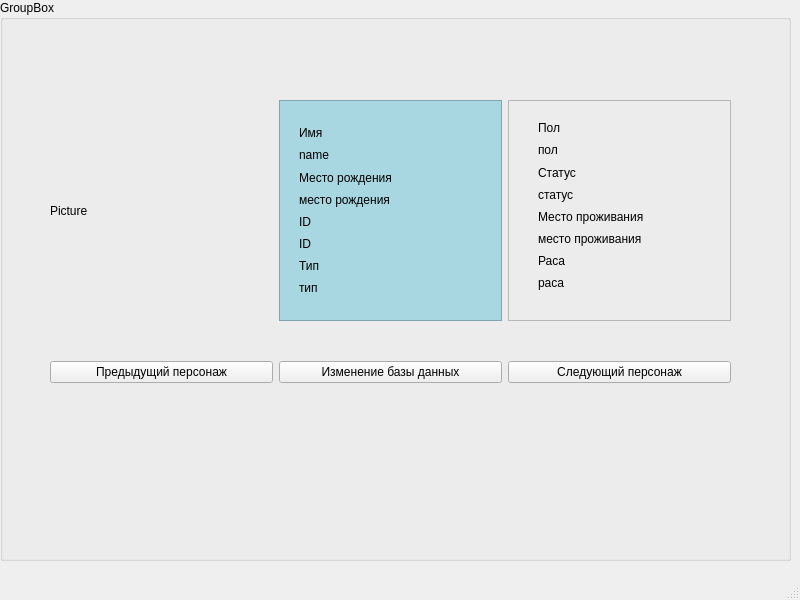
<?xml version="1.0" encoding="UTF-8"?>
<ui version="4.0">
 <class>MainWindow</class>
 <widget class="QMainWindow" name="MainWindow">
  <property name="geometry">
   <rect>
    <x>0</x>
    <y>0</y>
    <width>800</width>
    <height>600</height>
   </rect>
  </property>
  <property name="windowTitle">
   <string>MainWindow</string>
  </property>
  <property name="styleSheet">
   <string notr="true"/>
  </property>
  <widget class="QWidget" name="centralwidget">
   <widget class="QLabel" name="label_4">
    <property name="geometry">
     <rect>
      <x>320</x>
      <y>430</y>
      <width>162</width>
      <height>23</height>
     </rect>
    </property>
    <property name="text">
     <string/>
    </property>
   </widget>
   <widget class="QGroupBox" name="groupBox">
    <property name="geometry">
     <rect>
      <x>0</x>
      <y>0</y>
      <width>791</width>
      <height>561</height>
     </rect>
    </property>
    <property name="title">
     <string>GroupBox</string>
    </property>
    <widget class="QWidget" name="layoutWidget">
     <property name="geometry">
      <rect>
       <x>50</x>
       <y>360</y>
       <width>681</width>
       <height>25</height>
      </rect>
     </property>
     <layout class="QHBoxLayout" name="horizontalLayout_2">
      <item>
       <widget class="QPushButton" name="pushButton">
        <property name="text">
         <string>Предыдущий персонаж</string>
        </property>
       </widget>
      </item>
      <item>
       <widget class="QPushButton" name="pushButton_3">
        <property name="text">
         <string>Изменение базы данных</string>
        </property>
       </widget>
      </item>
      <item>
       <widget class="QPushButton" name="pushButton_2">
        <property name="text">
         <string>Следующий персонаж</string>
        </property>
       </widget>
      </item>
     </layout>
    </widget>
    <widget class="QWidget" name="layoutWidget">
     <property name="geometry">
      <rect>
       <x>50</x>
       <y>100</y>
       <width>681</width>
       <height>221</height>
      </rect>
     </property>
     <layout class="QHBoxLayout" name="horizontalLayout">
      <item>
       <widget class="QLabel" name="picture">
        <property name="text">
         <string>Picture</string>
        </property>
       </widget>
      </item>
      <item>
       <layout class="QVBoxLayout" name="verticalLayout">
        <item>
         <widget class="QFrame" name="frame">
          <property name="styleSheet">
           <string notr="true">background: #a8d7e1; /* Цвет блока */
  width: 100%; /* Ширина блока */
  height: 350px;</string>
          </property>
          <property name="frameShape">
           <enum>QFrame::StyledPanel</enum>
          </property>
          <property name="frameShadow">
           <enum>QFrame::Raised</enum>
          </property>
          <widget class="QWidget" name="">
           <property name="geometry">
            <rect>
             <x>20</x>
             <y>25</y>
             <width>181</width>
             <height>171</height>
            </rect>
           </property>
           <layout class="QVBoxLayout" name="verticalLayout_53">
            <item>
             <layout class="QVBoxLayout" name="verticalLayout_5">
              <item>
               <widget class="QLabel" name="label_10">
                <property name="text">
                 <string>Имя</string>
                </property>
               </widget>
              </item>
              <item>
               <widget class="QLabel" name="name">
                <property name="text">
                 <string>name</string>
                </property>
               </widget>
              </item>
             </layout>
            </item>
            <item>
             <layout class="QVBoxLayout" name="verticalLayout_14">
              <item>
               <widget class="QLabel" name="label_6">
                <property name="text">
                 <string>Место рождения</string>
                </property>
               </widget>
              </item>
              <item>
               <widget class="QLabel" name="origin_name">
                <property name="text">
                 <string>место рождения</string>
                </property>
               </widget>
              </item>
             </layout>
            </item>
            <item>
             <layout class="QVBoxLayout" name="verticalLayout_4">
              <item>
               <widget class="QLabel" name="label_9">
                <property name="text">
                 <string>ID</string>
                </property>
               </widget>
              </item>
              <item>
               <widget class="QLabel" name="id">
                <property name="text">
                 <string>ID</string>
                </property>
               </widget>
              </item>
             </layout>
            </item>
            <item>
             <layout class="QVBoxLayout" name="verticalLayout_9">
              <item>
               <widget class="QLabel" name="label_3">
                <property name="text">
                 <string>Тип</string>
                </property>
               </widget>
              </item>
              <item>
               <widget class="QLabel" name="type">
                <property name="text">
                 <string>тип</string>
                </property>
               </widget>
              </item>
             </layout>
            </item>
           </layout>
          </widget>
         </widget>
        </item>
       </layout>
      </item>
      <item>
       <layout class="QVBoxLayout" name="verticalLayout_10">
        <item>
         <layout class="QVBoxLayout" name="verticalLayout_7">
          <item>
           <layout class="QVBoxLayout" name="verticalLayout_11">
            <item>
             <widget class="QFrame" name="frame_2">
              <property name="frameShape">
               <enum>QFrame::StyledPanel</enum>
              </property>
              <property name="frameShadow">
               <enum>QFrame::Raised</enum>
              </property>
              <widget class="QWidget" name="">
               <property name="geometry">
                <rect>
                 <x>30</x>
                 <y>20</y>
                 <width>161</width>
                 <height>171</height>
                </rect>
               </property>
               <layout class="QVBoxLayout" name="verticalLayout_6">
                <item>
                 <layout class="QVBoxLayout" name="verticalLayout_12">
                  <item>
                   <widget class="QLabel" name="label">
                    <property name="text">
                     <string>Пол</string>
                    </property>
                   </widget>
                  </item>
                  <item>
                   <widget class="QLabel" name="gender">
                    <property name="text">
                     <string>пол</string>
                    </property>
                   </widget>
                  </item>
                 </layout>
                </item>
                <item>
                 <layout class="QVBoxLayout" name="verticalLayout_15">
                  <item>
                   <widget class="QLabel" name="label_11">
                    <property name="text">
                     <string>Статус</string>
                    </property>
                   </widget>
                  </item>
                  <item>
                   <widget class="QLabel" name="status">
                    <property name="text">
                     <string>статус</string>
                    </property>
                   </widget>
                  </item>
                 </layout>
                </item>
                <item>
                 <layout class="QVBoxLayout" name="verticalLayout_13">
                  <item>
                   <widget class="QLabel" name="label_5">
                    <property name="text">
                     <string>Место проживания</string>
                    </property>
                   </widget>
                  </item>
                  <item>
                   <widget class="QLabel" name="local_name">
                    <property name="text">
                     <string>место проживания</string>
                    </property>
                   </widget>
                  </item>
                 </layout>
                </item>
                <item>
                 <layout class="QVBoxLayout" name="verticalLayout_8">
                  <item>
                   <widget class="QLabel" name="label_2">
                    <property name="text">
                     <string>Раса</string>
                    </property>
                   </widget>
                  </item>
                  <item>
                   <widget class="QLabel" name="race">
                    <property name="text">
                     <string>раса</string>
                    </property>
                   </widget>
                  </item>
                 </layout>
                </item>
               </layout>
              </widget>
             </widget>
            </item>
           </layout>
          </item>
         </layout>
        </item>
       </layout>
      </item>
     </layout>
    </widget>
   </widget>
  </widget>
  <widget class="QMenuBar" name="menubar">
   <property name="geometry">
    <rect>
     <x>0</x>
     <y>0</y>
     <width>800</width>
     <height>21</height>
    </rect>
   </property>
  </widget>
  <widget class="QStatusBar" name="statusbar"/>
 </widget>
 <resources/>
 <connections/>
</ui>
